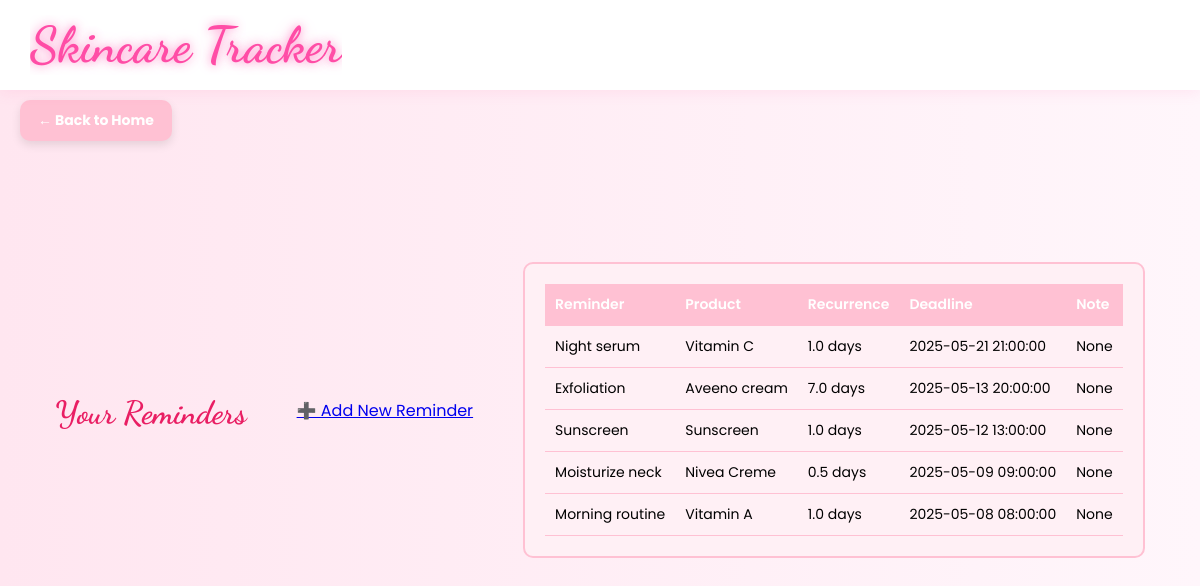
Page /reminder/ on the committed database.
### tables this page shows
CREATE TABLE Reminders (
    reminder_id INTEGER PRIMARY KEY AUTOINCREMENT,
    reminder_type TEXT,
    alarm_date DATETIME,
    recurrence FLOAT,  
    reminder_note TEXT,  
    user_id INTEGER NOT NULL,
    product_id INTEGER,
    FOREIGN KEY (user_id) REFERENCES Users(user_id),
    FOREIGN KEY (product_id) REFERENCES Products(product_id)
);

CREATE TABLE Products (
    product_id INTEGER PRIMARY KEY AUTOINCREMENT,
    product_name TEXT NOT NULL,
    type TEXT,
    amazon_link TEXT,
    directions TEXT,
    shelflife INTEGER,
    ingredients TEXT,
    product_pic TEXT, 
    user_id INTEGER REFERENCES Users(user_id)
);

### routes/reminder_routes.py (the view)
@reminder_bp.route("/reminder")
@reminder_bp.route("/")
def view_reminder():
    user_id = session.get("user_id", 1)
    db = __import__("app").app.get_db_connection()
    entries = db.execute(
        """
        SELECT R.*, P.product_name
        FROM Reminders R LEFT JOIN Products P ON R.product_id = P.product_id
        WHERE R.user_id = ?
        ORDER BY R.alarm_date DESC
        """,
        (user_id,),
    ).fetchall()
    db.close()
    return render_template("reminder.html", reminders=entries)

### app.py (called while the page is built)
def get_db_connection():
    conn = sqlite3.connect(st_db)
    conn.row_factory = sqlite3.Row
    return conn

### templates/reminder/reminder.html (shortened to what this page needs)
{% extends "base.html" %}
{% block content %}
<a href="/homepage" class="corner-back-btn">← Back to Home</a>
<div class="container mt-5 reminders-page">
    <h2 class="mb-4 reminders-title">Your Reminders</h2>
    <a href="reminder/add" class="btn btn-primary mt-4">➕ Add New Reminder</a>
    <div class="reminder-table-wrapper">
        <div class="reminder-table">
            <table>
                <thead>
                    <tr>
                        <th>Reminder</th>
                        <th>Product</th>
                        <th>Recurrence</th>
                        <th>Deadline</th>
                        <th>Note</th>
                    </tr>
                </thead>
                <tbody>
                    {% if reminders %}
                    {% for r in reminders %}
                    <tr class="reminder {% if r.completed %}completed{% endif %}">
                        <td>{{ r.reminder_type|capitalize }} </td>
                        <td>{{ r.product_name }}</td>
                        <td> {{ r.recurrence }} days</td>
                        <td>{{ r.alarm_date }}</td>
                        <td>{{ r.reminder_note }}</td>
                    </tr>
                    {% endfor %}
                    {% else %}
                    <p>No reminders found.</p>
                    {% endif %}
                </tbody>
            </table>
        </div>
    </div>
</div>
{% endblock %}

### static/css/style.css (style rules this page uses)
body { font-family: 'Poppins', sans-serif; background: linear-gradient(to right, #ffe6f0, #fff6fb); margin: 0; padding: 0; }
.container { display: flex; justify-content: center; align-items: center; height: 80vh; gap: 50px; position: relative; z-index: 1; }
.corner-back-btn { position: fixed; top: 100px; left: 20px; background-color: #ffc1d3; color: white; font-weight: bold; padding: 10px 18px; border-radius: 10px; text-align: center; text-decoration: none; font-size: 14px; z-index: 999; box-shadow: 0 4px 10px rgba(0, 0, 0, 0.1); transition: background 0.2s ease-in-out; }

### templates/reminder/reminder.html (style rules this page uses)
.reminders-page { padding: 30px; }
.reminders-title { text-align: center; font-family: 'Dancing Script', cursive; color: #e91e63; font-size: 32px; margin-bottom: 20px; }
.reminder-table-wrapper { max-height: 500px; overflow-y: auto; border-radius: 10px; border: 2px solid #ffc1d3; background: #fff0f5; padding: 20px; }
.reminder-table table { width: 100%; border-collapse: collapse; font-family: 'Poppins', sans-serif; font-size: 14px; }
.reminder-table th, .reminder-table td { border-bottom: 1px solid #ffc1d3; padding: 10px; text-align: left; vertical-align: top; }
.reminder-table th { background-color: #ffc1d3; color: white; font-weight: 600; }
.corner-back-btn { position: fixed; top: 100px; left: 20px; background-color: #ffc1d3; color: white; font-weight: bold; padding: 10px 18px; border-radius: 10px; text-align: center; text-decoration: none; font-size: 14px; z-index: 999; box-shadow: 0 4px 10px rgba(0, 0, 0, 0.1); transition: background 0.2s ease-in-out; }

### rows in the picture
Reminders: reminder_type "Night serum", product_name "Vitamin C", recurrence "1.0", alarm_date "2025-05-21 21:00:00", reminder_note "None"
Reminders: reminder_type "Exfoliation", product_name "Aveeno cream", recurrence "7.0", alarm_date "2025-05-13 20:00:00", reminder_note "None"
Reminders: reminder_type "Sunscreen", product_name "Sunscreen", recurrence "1.0", alarm_date "2025-05-12 13:00:00", reminder_note "None"
Reminders: reminder_type "Moisturize neck", product_name "Nivea Creme", recurrence "0.5", alarm_date "2025-05-09 09:00:00", reminder_note "None"
Reminders: reminder_type "Morning routine", product_name "Vitamin A", recurrence "1.0", alarm_date "2025-05-08 08:00:00", reminder_note "None"
